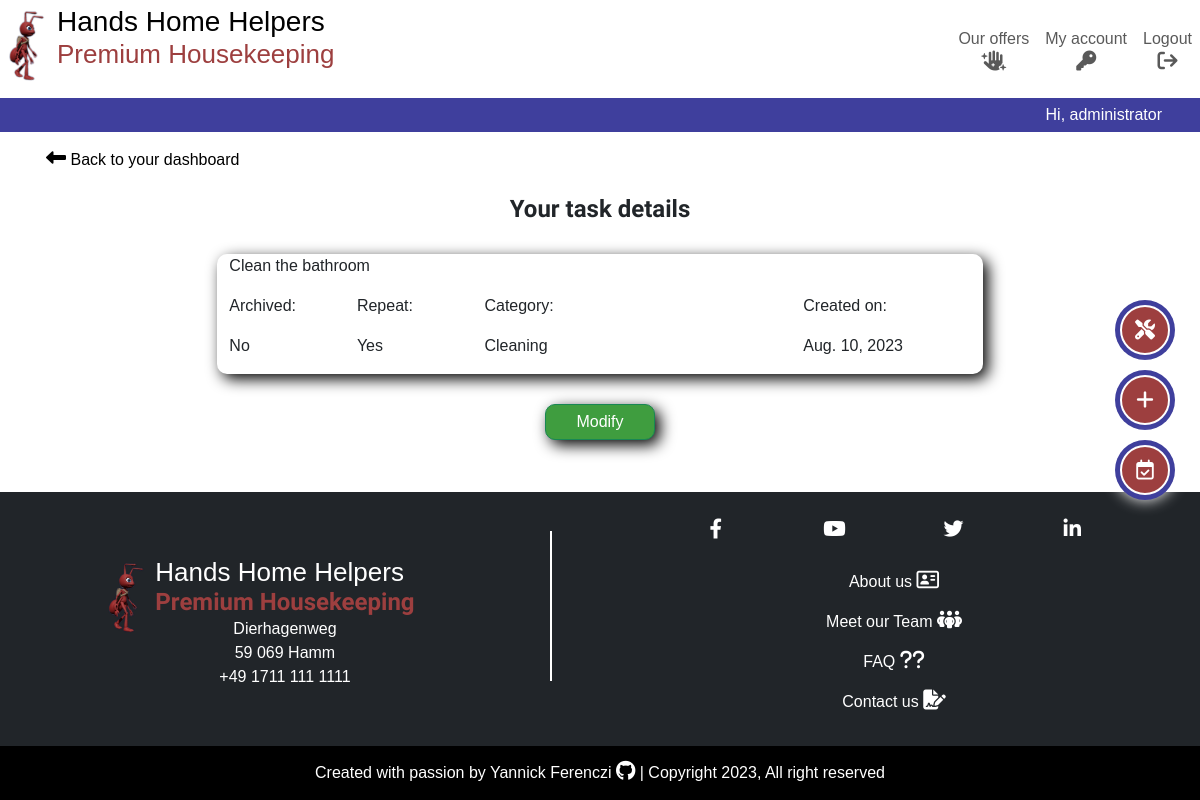
Screenshot of /dashboard/detail_task/15/ (signed in) with the database file from the repository.
### tasks/models.py (models this page shows, shortened)
class Task(models.Model):
    CATEGORIES = [
        ("Gardening", "Gardening"),
        ("Cleaning", "Cleaning"),
        ("Garden patch", "Garden patch"),
        ("Swimming pool", "Swimming pool"),
        ("Renovation and repair", "Renovation and repair"),
        ("Home care", "Home care"),
    ]
    name = models.CharField(max_length=250, )
    done = models.BooleanField(default=False)
    owner = models.ForeignKey(
        User,
        on_delete=models.CASCADE,
        related_name="task_owner",
    )
    created_on = models.DateField(auto_now_add=True)
    category = models.CharField(
        max_length=50,
        choices=CATEGORIES,
        default="CLEANING",
    )
    repeat = models.BooleanField(default=False)
    employee = models.ForeignKey(
        Employee,
        on_delete=models.PROTECT,
        related_name="employees",
        blank=True,
        null=True,
    )
    comment = models.CharField(max_length=250, blank=True, null=True)
    class Meta:
        ordering = ["-created_on"]

### tasks/views.py (the view)
class TaskDetailView(LoginRequiredMixin, generic.DetailView):
    model = Task
    template_name = "tasks/task_detail.html"
    context_object_name = "task"

### tasks/templates/tasks/task_detail.html (shortened to what this page needs)
{% extends "base.html" %}
{% load static %}
{% block content %}
<div class="container-fluid container-lg p-2">
    <div class="row">
        <div class="col">
            <div class="m-2">
                <a href="{% url 'dashboard' %}"><i class="fa-solid fa-left-long"></i> Back to your dashboard</a>
            </div>
        </div>
    </div>
    <div class="row">
        <div class="col">
            <h3>Your task details</h3>
        </div>
    </div>
    <div class="row">
        <div class="col-12 col-md-8 offset-md-2 dashboard-item">
            <div class="row">
                <div class="col">
                    <p class="content-centered">{{ task.name }}</p>
                </div>
            </div>
            <div class="row">
                <div class="col-2">
                    <p>Archived:</p>
                    <p>{% if task.done %}Yes{% else %}No{% endif %}</p>
                </div>
                <div class="col-2">
                    <p>Repeat:</p>
                    <p>{% if task.repeat %}Yes{% else %}No{% endif %}</p>
                </div>
                <div class="col-5">
                    <p>Category:</p>
                    <p>{{ task.category }}</p>
                </div>
                <div class="col-3">
                    <p>Created on:</p>
                    <p>{{ task.created_on }}</p>
                </div>
            </div>
        </div>
    </div>
    <div class="row">
        <div class="col centered-content">
            <a class="form-btn btn btn-success" href="{% url 'task_update' task.pk %}">Modify</a>
        </div>
    </div>
</div>
{% endblock content %}

### templates/base.html (shortened to what this page needs)
{% load static %}
{% url 'home' as home_url %}
{% url 'dashboard' as dashboard_url %}
{% url 'account_logout' as logout_url %}
{% url 'account_login' as login_url %}
{% url 'account_signup' as signup_url %}
{% url 'offers' as offers_url %}
{%  now 'n' as this_month %}
<!DOCTYPE html>
<html lang="en">
<head>
    <link rel="stylesheet" href="https://cdnjs.cloudflare.com/ajax/libs/font-awesome/6.4.0/css/all.min.css"
>
    <link href="https://cdn.jsdelivr.net/npm/bootstrap@5.3.0/dist/css/bootstrap.min.css" rel="stylesheet"
>
    <link rel="stylesheet" href="{% static 'css/style.css' %}">
</head>
<body>
    <header>
        <nav class="navbar navbar-expand-md py-0">
            <div class="container-fluid">
                <a class="navbar-brand" href="{% url 'home' %}">
                    <div class="main-logo">
                        <img class="img-logo" src="{% static 'images/hands_home_helpers_logo.png' %}"
                            alt="Hands Home Helpers company logo">
                        <div class="name-logo">
                            <h1><span class="d-block d-md-inline">Hands</span>
                                <span class="d-block d-md-inline">Home</span>
                                <span class="d-block d-md-inline">Helpers</span>
                            </h1>
                            <h2 class="red-ant d-none d-md-block">Premium Housekeeping</h2>
                        </div>
                    </div>
                </a>
                <div class="user-options">
                    {% if request.user.is_superuser %}
                    <div class="fixed-btn d-flex justify-content-center" data-bs-toggle="tooltip" data-bs-placement="left"
                        title="Go to admin panel">
                        <a href="/administration_panel/"><i class="fa-solid fa-screwdriver-wrench d-inline-block mt-1"></i></a>
                    </div>
                    {% endif %}
                    {% if request.user.is_authenticated %}
                    <div class="fixed-btn d-flex justify-content-center" data-bs-toggle="tooltip" data-bs-placement="left"
                        title="Add a task">
                        <a href="{% url 'task_create' %}">
                            <i class="fa-solid fa-plus d-inline-block mt-1"></i></p>
                        </a>
                    </div>
                    <div class="fixed-btn d-flex justify-content-center" data-bs-toggle="tooltip" data-bs-placement="left"
                        title="New appointment">
                        <a href="{% url 'calendar' this_month %}">
                            <i class="fa-regular fa-calendar-check d-inline-block mt-1"></i></a>
                    </div>
                    {% endif %}
                </div>
                <div class="collapse navbar-collapse" id="navbarSupportedContent">
                    <ul class="navbar-nav ms-auto mb-0 mb-lg-0">
                        <li class="nav-item">
                            <a class="nav-link centered-content {% if request.path == offers_url %}active{%endif%}"
                                aria-current="page" aria-label="go to home page" href="{% url 'offers' %}">Our offers <i
                                    class="fa-solid fa-hand-sparkles d-block centered-content"></i></a>
                        </li>
                        {% if user.is_authenticated %}
                        <li class="nav-item {% if request.path == dashboard_url %}active{%endif%}">
                            <a class="nav-link centered-content" aria-current="page"
                                href="{% url 'dashboard' %}">My account <i
                                    class="fa-solid fa-key d-block centered-content"></i></a>
                        </li>
                        <li class="nav-item">
                            <a class="nav-link centered-content {% if request.path == logout_url %}active{%endif%}" aria-current="page" aria-label="go to logout page"
                                href="{% url 'account_logout' %}">Logout <i
                                    class="fa-solid fa-arrow-right-from-bracket d-block centered-content"></i></a>
                        </li>
                        {% endif %}
                    </ul>
                </div>
            </div>
        </nav>
        <div class="container-fluid">
            <div class="row">
                <p class="col greetings">{% if user.is_authenticated %}Hi, {{ user.username }}{% endif %}</p>
            </div>
        </div>
    </header>
    <main class="main-content">
        {% block content %}
        {% endblock content %}
    </main>
    <footer class="main-footer bg-dark">
        <div class="container-fluid">
            <div class="row p-4">
                <div class="col-md-5 p-0 d-flex align-items-center justify-content-center">
                    <a class="navbar-brand" href="{% url 'home' %}">
                        <div class="main-logo d-inline-block mt-2">
                            <img class="img-logo" src="{% static 'images/hands_home_helpers_logo.png' %}"
                                alt="Hands Home Helpers company logo">
                            <div class="name-logo">
                                <h2>Hands Home Helpers</h2>
                                <h3 class="red-ant p-0">Premium Housekeeping</h3>
                                <div class="address">
                                    <p class="centered-content m-0">Dierhagenweg</p>
                                    <p class="centered-content m-0">59 069 Hamm</p>
                                    <p class="centered-content m-0">+49 1711 111 1111</p>
                                </div>
                            </div>
                        </div>
                    </a>
                </div>
                <div class="col-md-1">
                    <div class="footer-rule"></div>
                </div>
                <div class="col-md-6">
                    <div class="row pb-2">
                        <div class="col">
                            <ul class="navbar-nav bg-dark d-flex flex-row align-items-center justify-content-evenly">
                                <li class="nav-item">
                                    <a class="nav-link social-media p-0" href="https://www.facebook.com/" target="_blank"><i class="fa-brands fa-facebook-f"></i></a>
                                </li>
                                <li class="nav-item">
                                    <a class="nav-link social-media p-0" href="https://www.youtube.com/" target="_blank"><i class="fa-brands fa-youtube"></i></a>
                                </li>
                                <li class="nav-item">
                                    <a class="nav-link social-media p-0" href="https://www.twitter.com/" target="_blank"><i class="fa-brands fa-twitter"></i></a>
                                </li>
                                <li class="nav-item">
                                    <a class="nav-link social-media p-0" href="https://www.linkedin.com/" target="_blank"><i class="fa-brands fa-linkedin-in"></i></a>
                                </li>
                            </ul>
                        </div>
                    </div>
                    <div class="row pt-2">
                        <div class="col extra-ressources">
                            <ul class="navbar-nav bg-dark">
                                <li class="nav-item">
                                    <a class="nav-link" href="{% url 'about' %}">About us <i class="fa-regular fa-address-card"></i></a>
                                </li>
                                <li class="nav-item">
                                    <a class="nav-link" href="{% url 'about' %}#team-section">Meet our Team <i class="fa-solid fa-people-group"></i></a>
                                </li>
                                <li class="nav-item">
                                    <a class="nav-link" href="{% url 'about' %}#faq-section">FAQ <i class="fa-solid fa-question"></i><i class="fa-solid fa-question"></i></a>
                                </li>
                                <li class="nav-item">
                                    <a class="nav-link" href="{% url 'contact' %}">Contact us <i class="fa-solid fa-file-signature"></i></a>
                                </li>
                            </ul>
                        </div>
                    </div>
                </div>
            </div>
        </div>
        <div class="container-fluid">
            <div class="row">
                <div class="col">
                    <div class="copyright bg-black">
                        <p>Created with passion by
                            <a class="white-text" href="https://github.com/yannickferenczi" target="_blank">
                                Yannick Ferenczi <i class="fa-brands fa-github"></i>
                            </a> | Copyright {% now "Y" %}, All right reserved
                        </p>
                    </div>
                </div>
            </div>
        </div>
    </footer>
</body>

### static/css/style.css (style rules this page uses)
.red-ant { color: #9d3f3f; }
.btn-success { background-color: #3f9d3f; }
.white-text { color: white; }
.form-btn { padding: 5px 30px; text-align: center; margin: 15px 15px 25px; border-radius: 10px; box-shadow: 5px 5px 15px black; }
body { display: flex; font-family: 'Merriweather Sans', sans-serif; flex-direction: column; min-height: 100vh; }
h3, h4, h5, h6 { margin: 0; font-family: 'Andika', sans-serif; font-weight: bold; text-align: center; }
h1 { font-size: 22px; padding-bottom: 0; margin-bottom: 0; }
h2 { font-size: 21px; }
h3 { font-size: 20px; padding: 15px; }
.centered-content { text-align: center; }
.container-fluid { padding: 0; }
a { text-decoration: none; color: black; }
.img-logo { height: 80px; vertical-align: baseline; }
.name-logo { display: inline-block; vertical-align: top; }
.name-logo h2 { padding-bottom: 0; margin-bottom: 0; padding-top: 0; margin-top: 0; }
.name-logo h3 { padding-top: 0; margin-top: 0; }
.greetings { margin-bottom: 0; text-align: right; padding: 5px 50px; background-color: #3f3f9d; color: white; }
.user-options { position: fixed; right: 25px; top: 50%; transform: translate(0, -50%); z-index: 2; }
.fixed-btn { background-color: #3f3f9d; width: 60px; height: 60px; vertical-align: middle; margin: 10px auto; text-align: center; border-radius: 50%; box-shadow: 0 0 15px white; }
.fixed-btn a { display: inline-block; margin: 5px 0; line-height: 50px; vertical-align: middle; width: 50px; border-radius: 50%; background-color: #9d3f3f; color: white; border: 2px solid white; }
.main-footer { margin-top: auto; color: white; }
.footer-rule { border-top: 2px solid white; width: 60%; margin: 15px auto; }
.social-media { width: 30px; height: 30px; overflow: hidden; border-radius: 50%; line-height: 30px; vertical-align: middle; text-align: center; }
.extra-ressources a { text-align: center; }
.copyright { margin: 0; padding: 15px; }
.copyright p { margin: 0; text-align: center; }
.dashboard-item { margin: 15px auto; background-color: #fff; border-radius: 10px; box-shadow: 5px 5px 15px black; overflow: hidden; }
i { font-size: 20px; }
@media only screen and (min-width: 768px) { h1 { font-size: 28px; } }
@media only screen and (min-width: 768px) { h2 { font-size: 26px; } }
@media only screen and (min-width: 768px) { h3 { font-size: 24px; padding: 15px; } }
@media only screen and (min-width: 768px) { .navbar-nav { background-color: white; } }
@media only screen and (min-width: 768px) { .footer-rule { border-left: 2px solid white; width: 0; height: 150px; margin: 15px auto; } }

### rows the page displays
Task: name "Clean the bathroom", category "Cleaning", created_on "Aug. 10, 2023"

### other values shown
{{ user.username }} "administrator"
